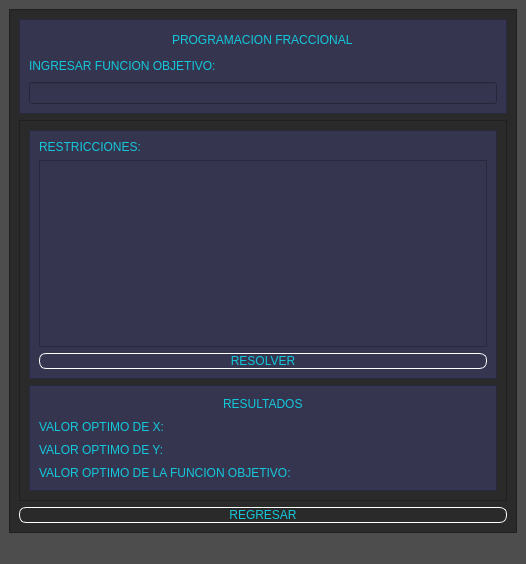
<?xml version="1.0" encoding="UTF-8"?>
<ui version="4.0">
 <class>MainWindow</class>
 <widget class="QMainWindow" name="MainWindow">
  <property name="geometry">
   <rect>
    <x>0</x>
    <y>0</y>
    <width>526</width>
    <height>564</height>
   </rect>
  </property>
  <property name="windowTitle">
   <string>MainWindow</string>
  </property>
  <property name="styleSheet">
   <string notr="true">
background-color: rgb(77, 77, 77);</string>
  </property>
  <widget class="QWidget" name="centralwidget">
   <layout class="QHBoxLayout" name="horizontalLayout">
    <item>
     <widget class="QFrame" name="frame">
      <property name="styleSheet">
       <string notr="true">
background-color: rgb(42, 42, 42);</string>
      </property>
      <property name="frameShape">
       <enum>QFrame::StyledPanel</enum>
      </property>
      <property name="frameShadow">
       <enum>QFrame::Raised</enum>
      </property>
      <layout class="QVBoxLayout" name="verticalLayout" stretch="2,8,0">
       <item>
        <widget class="QFrame" name="frame_2">
         <property name="styleSheet">
          <string notr="true"> background-color: rgb(53, 53, 79);</string>
         </property>
         <property name="frameShape">
          <enum>QFrame::StyledPanel</enum>
         </property>
         <property name="frameShadow">
          <enum>QFrame::Raised</enum>
         </property>
         <layout class="QVBoxLayout" name="verticalLayout_2">
          <item alignment="Qt::AlignHCenter">
           <widget class="QLabel" name="label_7">
            <property name="styleSheet">
             <string notr="true">font: 87 15pt &quot;Arial 	Black&quot;;

color: rgb(20, 200, 220);</string>
            </property>
            <property name="text">
             <string>PROGRAMACION FRACCIONAL</string>
            </property>
           </widget>
          </item>
          <item>
           <widget class="QLabel" name="label">
            <property name="styleSheet">
             <string notr="true">font: 87 9pt &quot;Arial 	Black&quot;;

color: rgb(20, 200, 220);</string>
            </property>
            <property name="text">
             <string>INGRESAR FUNCION OBJETIVO:</string>
            </property>
           </widget>
          </item>
          <item>
           <widget class="QLineEdit" name="ingresar_fraccional">
            <property name="styleSheet">
             <string notr="true">
color:rgb(20,200,220);</string>
            </property>
           </widget>
          </item>
         </layout>
        </widget>
       </item>
       <item>
        <widget class="QFrame" name="frame_3">
         <property name="frameShape">
          <enum>QFrame::StyledPanel</enum>
         </property>
         <property name="frameShadow">
          <enum>QFrame::Raised</enum>
         </property>
         <layout class="QVBoxLayout" name="verticalLayout_3" stretch="7,3">
          <item>
           <widget class="QFrame" name="frame_4">
            <property name="styleSheet">
             <string notr="true"> background-color: rgb(53, 53, 79);</string>
            </property>
            <property name="frameShape">
             <enum>QFrame::StyledPanel</enum>
            </property>
            <property name="frameShadow">
             <enum>QFrame::Raised</enum>
            </property>
            <layout class="QVBoxLayout" name="verticalLayout_5">
             <item>
              <widget class="QLabel" name="label_2">
               <property name="styleSheet">
                <string notr="true">font: 87 7pt &quot;Arial 	Black&quot;;

color: rgb(20, 200, 220);</string>
               </property>
               <property name="text">
                <string>RESTRICCIONES:</string>
               </property>
              </widget>
             </item>
             <item>
              <widget class="QTextEdit" name="textEdit_f">
               <property name="styleSheet">
                <string notr="true">color:rgb(20,200,220);</string>
               </property>
              </widget>
             </item>
             <item>
              <widget class="QPushButton" name="pushButton_f">
               <property name="styleSheet">
                <string notr="true">font:87 12pt &quot;Arial Black&quot;;
background-color:#000000ff;
color:rgb(20,200,220);
border-radius:7px;
border:1px solid white;</string>
               </property>
               <property name="text">
                <string>RESOLVER</string>
               </property>
              </widget>
             </item>
            </layout>
           </widget>
          </item>
          <item>
           <widget class="QFrame" name="frame_5">
            <property name="styleSheet">
             <string notr="true"> background-color: rgb(53, 53, 79);</string>
            </property>
            <property name="frameShape">
             <enum>QFrame::StyledPanel</enum>
            </property>
            <property name="frameShadow">
             <enum>QFrame::Raised</enum>
            </property>
            <layout class="QVBoxLayout" name="verticalLayout_4">
             <item alignment="Qt::AlignHCenter">
              <widget class="QLabel" name="label_3">
               <property name="styleSheet">
                <string notr="true">font: 87 15pt &quot;Arial 	Black&quot;;

color: rgb(20, 200, 220);</string>
               </property>
               <property name="text">
                <string>RESULTADOS</string>
               </property>
              </widget>
             </item>
             <item>
              <widget class="QLabel" name="label_4_f">
               <property name="styleSheet">
                <string notr="true">font: 87 7pt &quot;Arial 	Black&quot;;

color: rgb(20, 200, 220);</string>
               </property>
               <property name="text">
                <string>VALOR OPTIMO DE X:</string>
               </property>
              </widget>
             </item>
             <item>
              <widget class="QLabel" name="label_5_f">
               <property name="styleSheet">
                <string notr="true">font: 87 7pt &quot;Arial 	Black&quot;;

color: rgb(20, 200, 220);</string>
               </property>
               <property name="text">
                <string>VALOR OPTIMO DE Y:</string>
               </property>
              </widget>
             </item>
             <item>
              <widget class="QLabel" name="label_6_f">
               <property name="styleSheet">
                <string notr="true">font: 87 7pt &quot;Arial 	Black&quot;;

color: rgb(20, 200, 220);</string>
               </property>
               <property name="text">
                <string>VALOR OPTIMO DE LA FUNCION OBJETIVO:</string>
               </property>
              </widget>
             </item>
            </layout>
           </widget>
          </item>
         </layout>
        </widget>
       </item>
       <item>
        <widget class="QPushButton" name="pushButton_2_f">
         <property name="styleSheet">
          <string notr="true">font:87 12pt &quot;Arial Black&quot;;
background-color:#000000ff;
color:rgb(20,200,220);
border-radius:7px;
border:1px solid white;</string>
         </property>
         <property name="text">
          <string>REGRESAR</string>
         </property>
        </widget>
       </item>
      </layout>
     </widget>
    </item>
   </layout>
  </widget>
  <widget class="QMenuBar" name="menubar">
   <property name="geometry">
    <rect>
     <x>0</x>
     <y>0</y>
     <width>526</width>
     <height>21</height>
    </rect>
   </property>
  </widget>
  <widget class="QStatusBar" name="statusbar"/>
 </widget>
 <resources/>
 <connections/>
</ui>
